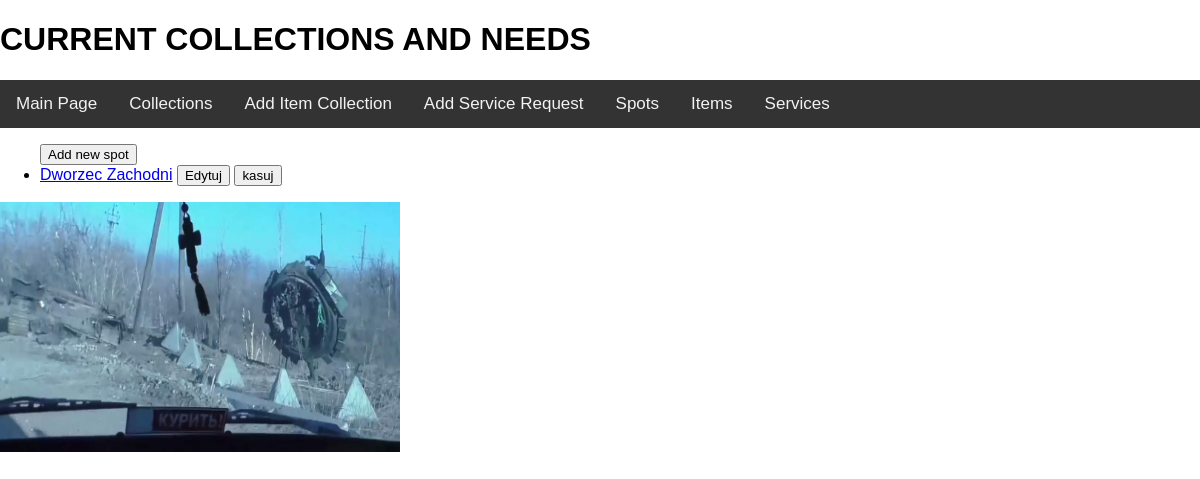
Page /AidplannerApp/collections/show_spot/ on the earlier database version.
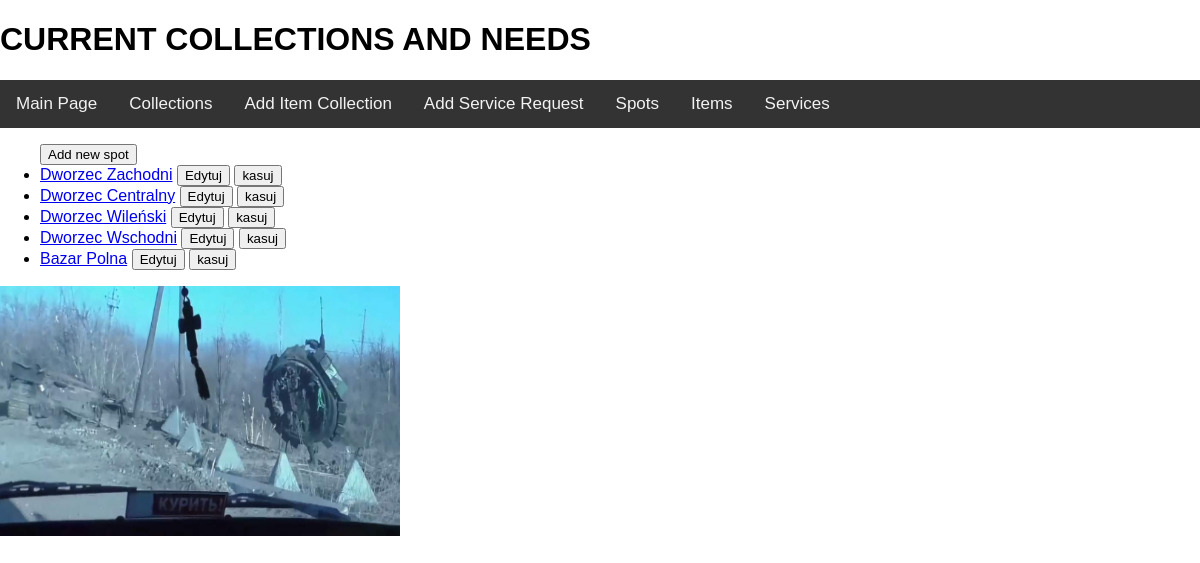
Same page on the later database version.
### AidplannerApp/models.py (models this page shows)
class Spot(models.Model):
    def __str__(self):
        return self.name
    def get_absolute_url(self):
        return reverse('show_detail_spot', kwargs={'id': self.id})
    def get_update_url(self):
        return reverse('update_spot', kwargs={'id': self.id})
    def get_delete_url(self):
        return reverse('delete_spot', kwargs={'id': self.id})
    name = models.CharField(max_length=64)
    address = models.CharField(max_length=128)
    details = models.TextField(null=True)

### AidplannerApp/views.py (the view)
# urls.py: path('collections/show_spot/', views.ShowSpot.as_view(), name='show_spot'),
class ShowSpot(View):
    def get(self, request):
        return render(request, 'list.html', {'object_list': Spot.objects.all(), 'spot': 'spot'})

### templates/list.html
{% extends 'collections.html' %}
{% block MAINBLOCK %}
    <ul>
        {% if spot %}
            <a href={% url 'add_spot' %}> <button>Add new spot</button></a>
        {% endif %}
        {% for item in object_list %}
            <li>
                <a href="{{ item.get_absolute_url }}">{{item}}</a>
                <a href="{{ item.get_update_url }}"> <button>Edytuj</button></a>
                <a href="{{ item.get_delete_url }}"> <button>kasuj</button></a>
            </li>
        {% endfor %}
    </ul>
{% endblock %}

### templates/collections.html (shortened to what this page needs)
<!doctype html>
{% load static %}
<html lang="en">
<head>
    <link rel="stylesheet" type="text/css" href="{% static 'css/base.css' %}">
</head>
<body>
<h1><strong>CURRENT COLLECTIONS AND NEEDS</strong></h1>
<div class="topnav">
    <a href="{% url 'index' %}">Main Page</a>
    <a href="{% url 'collections' %}">Collections</a>
    <a href="{% url 'add_collection_item' %}">Add Item Collection</a>
    <a href="{% url 'add_collection_service' %}">Add Service Request</a>
    <a href="{% url 'show_spot' %}">Spots</a>
    <a href="{% url 'item_list' %}">Items</a>
    <a href="{% url 'service_list' %}">Services</a>
</div>
{% block MAINBLOCK %}
{%  endblock %}
<p><img src="{% static 'rzutwieza.jpg' %}" width="400" height="250"> {{ date }}</p>
</body>
</html>

### AidplannerApp/static/css/base.css (style rules this page uses)
body { margin: 0; font-family: Arial, Helvetica, sans-serif; }
.topnav { overflow: hidden; background-color: #333; }
.topnav a { float: left; color: #f2f2f2; text-align: center; padding: 14px 16px; text-decoration: none; font-size: 17px; }
:root { --link-color: #ff6600; --light-link-color: #fffffa; --background-color: #4b4c4a; --lighter-background-color: #5a615f; --lighter-text-color: #9fa292; --dark-text: #000000; --blue: #007bff; --yellow: #ffc107; --green: #1e7e34; font-size: 16px; }

Differences in the rows shown:
added Spot: name "Dworzec Centralny"
added Spot: name "Dworzec Wileński"
added Spot: name "Dworzec Wschodni"
added Spot: name "Bazar Polna"
